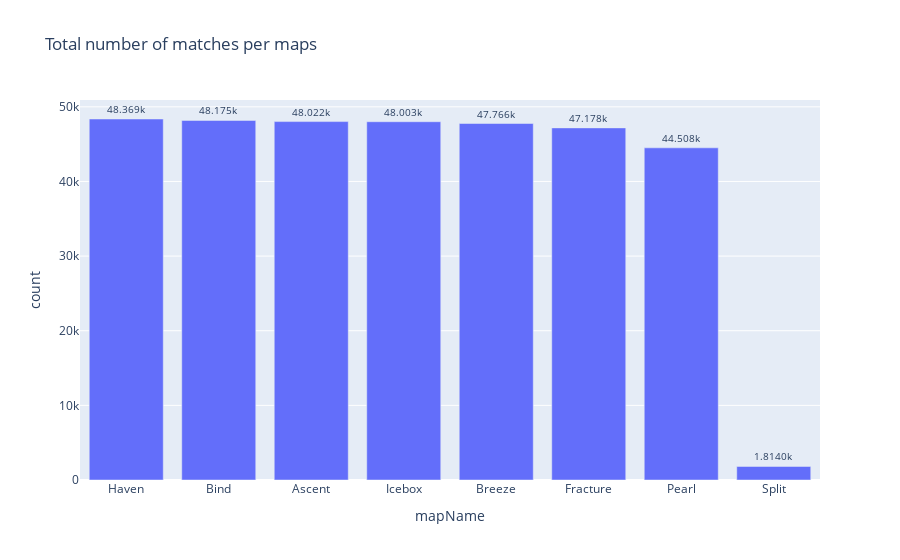

Notebook code cell kept with this figure:
### Code cell
fig = px.bar(df_matches_maps, y='count', x='mapName', text_auto='.5s',
            title="Total number of matches per maps")
fig.update_traces(textfont_size=10, textangle=0, textposition="outside", cliponaxis=False)
fig.show()

### Figure 1 — Plotly figure (JSON) as saved in the notebook; plotly's stock layout.template omitted (floating-point values rounded to 4 significant figures)
{"data": [{"alignmentgroup": "True", "cliponaxis": false, "hovertemplate": "mapName=%{x}<br>count=%{y}<extra></extra>", "legendgroup": "", "marker": {"color": "#636efa", "pattern": {"shape": ""}}, "name": "", "offsetgroup": "", "orientation": "v", "showlegend": false, "textangle": 0, "textfont": {"size": 10}, "textposition": "outside", "texttemplate": "%{y:.5s}", "type": "bar", "x": ["Haven", "Bind", "Ascent", "Icebox", "Breeze", "Fracture", "Pearl", "Split"], "xaxis": "x", "y": [48369, 48175, 48022, 48003, 47766, 47178, 44508, 1814], "yaxis": "y"}], "layout": {"barmode": "relative", "legend": {"tracegroupgap": 0}, "title": {"text": "Total number of matches per maps"}, "xaxis": {"anchor": "y", "domain": [0, 1], "title": {"text": "mapName"}}, "yaxis": {"anchor": "x", "domain": [0, 1], "title": {"text": "count"}}}}
